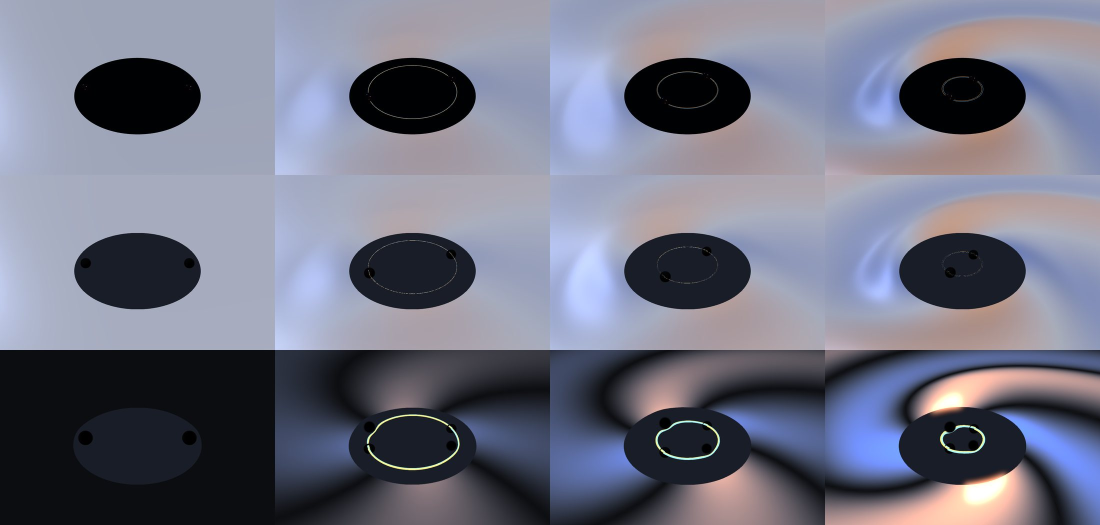
#> input picture runs/webgpu-chirp-20261107/compare-sheet.jpg, 2200 x 1050 px (shown at 1/2 size)
$ python metrics.py ../webgpu-chirp-20261107/compare-sheet.jpg ../webgpu-chirp-20261107/compare-sheet.jpg
#> lines starting #> are read from the running program, lines starting #| are printed output that depends on the picture; after the words box and inside, x2 and y2 are one past the last pixel; in counts of white or black regions, pixels touching at a corner belong together
import sys, math
from PIL import Image
import numpy as np
a=np.asarray(Image.open(sys.argv[1]).convert('RGB')).astype(float); b=np.asarray(Image.open(sys.argv[2]).convert('RGB').resize(Image.open(sys.argv[1]).size)).astype(float)
mse=((a-b)**2).mean(); psnr=99 if mse==0 else 10*math.log10(255*255/mse)
#> after `mse = ((a - b) ** 2).mean()`: mse = 0
#> after `psnr = 99 if mse == 0 else 10 * math.log10(255 * 255 / mse)`: psnr = 99
m=(a.max(2)>14)|(b.max(2)>14)
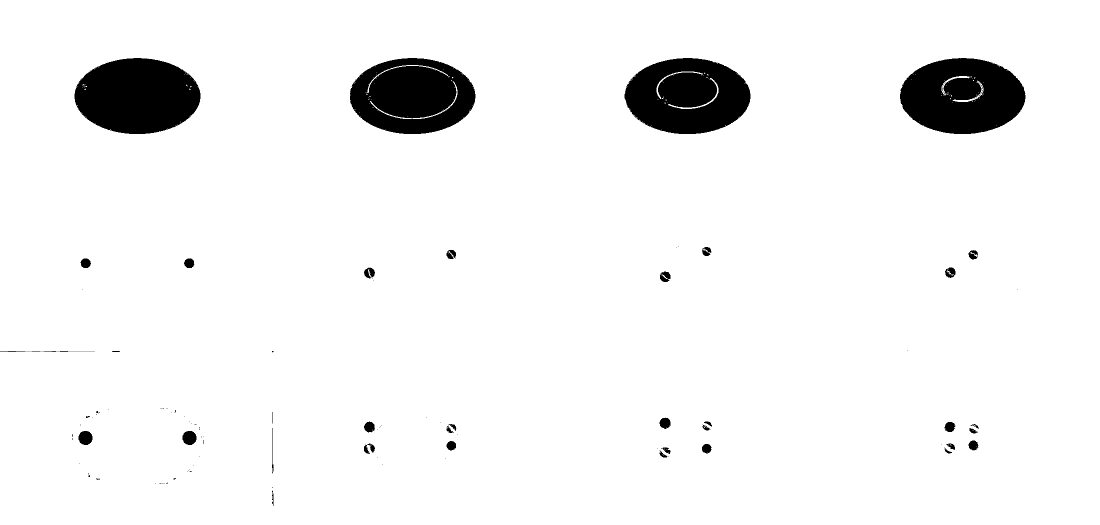
#> m: shape (1050, 2200) bool (shown at 1/2 size); 94.6% white; 159 black regions (120 under 20 px), largest, box (x1, y1, x2, y2) and area: (149, 116, 401, 268) 29904, (1800, 116, 2051, 268) 29157, (1249, 116, 1501, 268) 29114
print('psnr %.2f dB  mean(mine) %s  mean(xite) %s over %d px'%(psnr,a[m].mean(0).round(1),b[m].mean(0).round(1),m.sum()))
#| psnr 99.00 dB  mean(mine) [118.6 120.6 138.5]  mean(xite) [118.6 120.6 138.5] over 2185653 px
